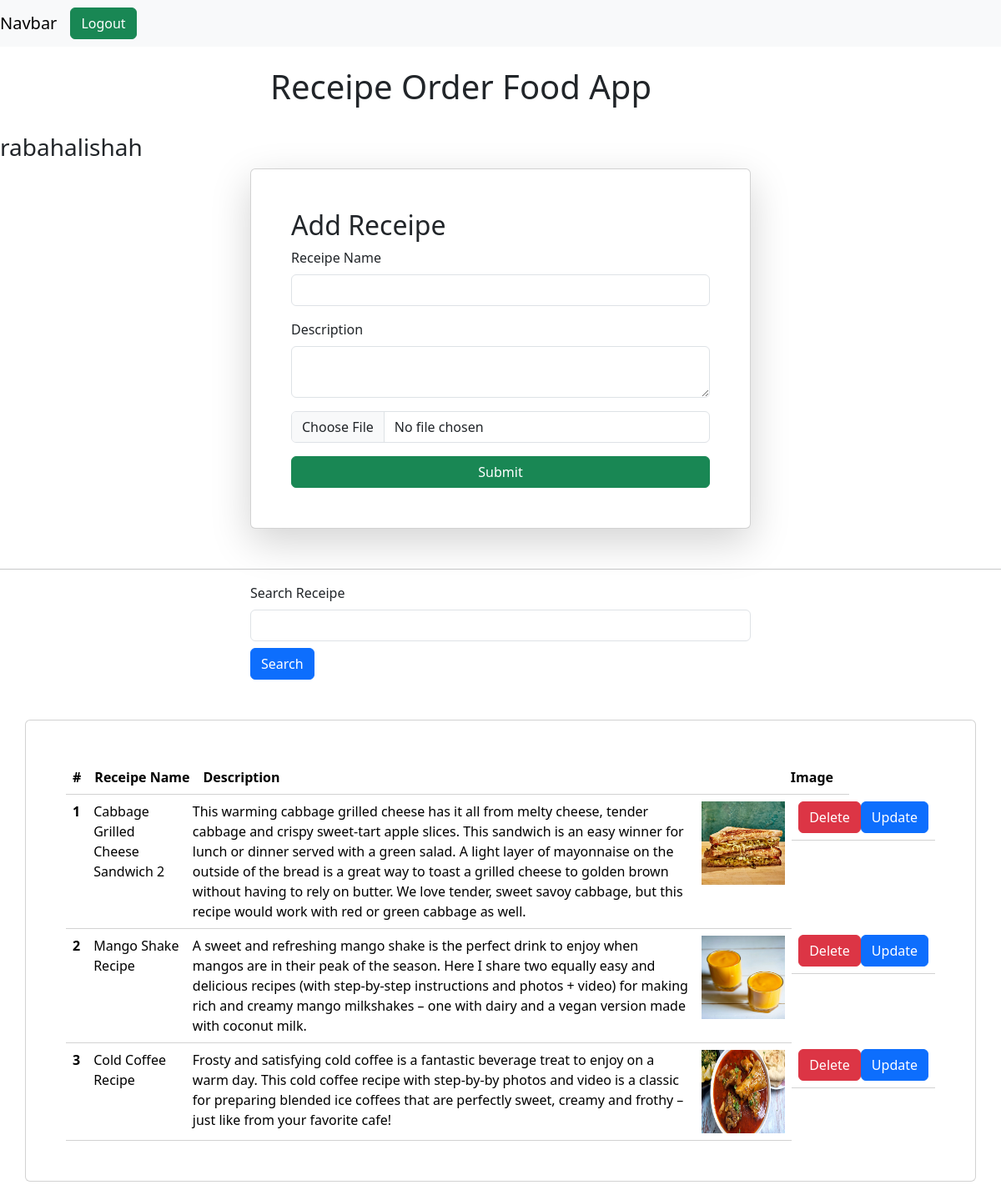
/receipes/ (signed in), run on the app's committed database.
### vege/models.py (models this page shows)
class Receipe(models.Model):
    user = models.ForeignKey(
        User, on_delete=models.SET_NULL, null=True, blank=True)
    receipe_name = models.CharField(max_length=100)
    receipe_description = models.TextField()
    receipe_Image = models.ImageField(upload_to="receipe/")

### vege/views.py (the view, shortened to what this page needs)
# urls.py: path('receipes/', receipes, name="receipes"),
@login_required(login_url='/login/')
def receipes(request):
    queryset = Receipe.objects.all()
    if request.GET.get('search'):
        print(request.GET.get('search'))
        filtered_receipes = queryset.filter(
            receipe_name__icontains=request.GET.get('search'))
        queryset = filtered_receipes
    context = {
        'receipes': queryset
    }
    return render(request, 'receipes.html', context)

### vege/templates/receipes.html (shortened to what this page needs)
{% extends "base.html" %} {% block start %}
<nav class="navbar navbar-expand-lg navbar-light bg-light">
  <a class="navbar-brand">Navbar</a>
  <div class="collapse navbar-collapse" id="navbarSupportedContent">
       <a href="/logout" class="btn btn-success">Logout</a>
  </div>
</nav>
<h1 class="col-6 mx-auto p-4">Receipe Order Food App</h1>
 <h3>{{request.user}}</h3>
<form
class="col-6 mx-auto card mb-5 p-5 shadow-lg"
method="post"
enctype="multipart/form-data"
>
<div class="mb-3">
  <h2>Add Receipe</h2>
  <label for="exampleInputEmail1" class="form-label">Receipe Name</label>
  <input
  type="text"
  class="form-control"
  id="name"
  aria-describedby="emailHelp"
  name="receipe_name"
  />
  </div>
  <div class="mb-3">
    <label for="description" class="form-label">Description</label>
    <textarea
    type="text"
    class="form-control"
    id="exampleInputPassword1"
    name="receipe_description"
    ></textarea>
    </div>
    <div class="mb-3">
      <input name="receipe_image" type="file" class="form-control" id="file" />
      </div>
  <button type="submit" class="btn btn-success">Submit</button>
  </form>
  <hr>
  <form class="col-6 mx-auto">
    <label for="exampleInputEmail1" class="form-label">Search Receipe</label>
    <input
    type="text"
    class="form-control mb-2"
    id="search"
    aria-describedby="emailHelp"
    name="search"
    />
    <button type="submit" class="btn btn-primary">
      Search
      </button>
  </form>
      <table class="table container mx-auto mt-5 card p-5">
        <thead>
      <tr>
        <th class="col">#</th>
        <th class="col">Receipe Name</th>
        <th class="col-9">Description</th>
        <th class="col-1">Image</th>
        </tr>
        </thead>
        <tbody>
          {% for receipe in receipes%}
          <tr>
            <th scope="row">{{forloop.counter}}</th>
      <td>{{receipe.receipe_name}}</td>
      <td>{{receipe.receipe_description}}</td>
      <td>
        {% load static %}
        <img src="/static/{{receipe.receipe_Image}}" height="100" width="100" />
        <td class="d-flex justify-content-between">
          <a href="/delete-receipe/{{receipe.id}}">
            <button class="btn btn-danger">
              Delete
            </button>
          </a>
          <a href="/update-receipe/{{receipe.id}}">
            <button class="btn btn-primary">
              Update
            </button>
          </a>
        </td>
      </td>
    </tr>
    {% endfor %}
  </tbody>
</table>
{% endblock %}

### vege/templates/base.html (shortened to what this page needs)
<!DOCTYPE html>
<html>
  <head>
    <link
      href="https://cdn.jsdelivr.net/npm/bootstrap@5.3.3/dist/css/bootstrap.min.css"
      rel="stylesheet"
    />
  </head>
  <body>
    {% block start %} {% endblock %}
  </body>
</html>

### data on the page
Receipe: receipe_name "Cabbage Grilled Cheese Sandwich 2", receipe_description "This warming cabbage grilled cheese has it all from melty cheese, tender cabbage and crispy sweet-tart apple slices. This sandwich is an easy winner for lunch or dinner served with a green salad. A light layer of mayonnaise on the outside of the bread is a great way to toast a grilled cheese to golden brown without having to rely on butter. We love tender, sweet savoy cabbage, but this recipe would work with red or green cabbage as well.", receipe_Image (picture)
Receipe: receipe_name "Mango Shake Recipe", receipe_description "A sweet and refreshing mango shake is the perfect drink to enjoy when mangos are in their peak of the season. Here I share two equally easy and delicious recipes (with step-by-step instructions and photos + video) for making rich and creamy mango milkshakes – one with dairy and a vegan version made with coconut milk.", receipe_Image (picture)
Receipe: receipe_name "Cold Coffee Recipe", receipe_description "Frosty and satisfying cold coffee is a fantastic beverage treat to enjoy on a warm day. This cold coffee recipe with step-by-by photos and video is a classic for preparing blended ice coffees that are perfectly sweet, creamy and frothy – just like from your favorite cafe!", receipe_Image (placeholder picture)

### other printed values
{{ request.user }} "rabahalishah"
